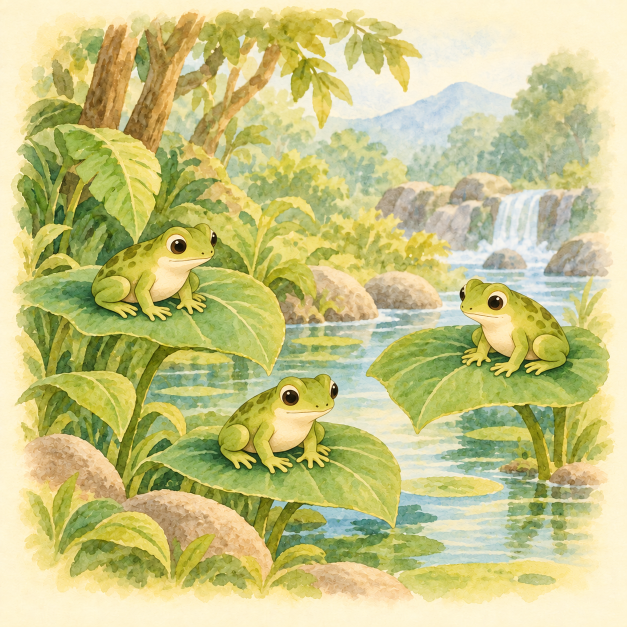
#> input picture art/generated/menu-covers/count.png, 1254 x 1254 px (shown at 1/2 size)
$ python -i image_exports.py   (imports and definitions only)
#> lines starting #> are read from the running program, lines starting #| are printed output that depends on the picture
#> in export_scaled_master, original is the input picture: PIL image 1254x1254 RGB; mean R, G, B 199.7, 197.4, 133
### tools/avif_codec.py
"""Shared, bounded AVIF encoder. libavif's avifenc is an export-time tool.

Opaque paintings use the reviewed q35 tier at their original dimensions.
Cut-outs and layers keep every alpha value exactly (lossless alpha plane) with
high-quality 4:4:4 color, far smaller than lossless AVIF. Jigsaw paintings use q60 4:4:4 so fine puzzle detail keeps its color.
Only explicitly exact
artwork uses identity-matrix 4:4:4 lossless. No premultiplication or resize.
"""
from functools import lru_cache
import os
from pathlib import Path
import subprocess
import tempfile

QUALITY = 35
CUTOUT_QUALITY = 70
SPEED = 6


def has_alpha(picture):
    return picture.mode in ('RGBA', 'LA') and picture.getchannel('A').getextrema()[0] < 255


# [4 lines left out: function encoder_version, not called in this run]


def save_avif(picture, destination, *, lossless=False, quality=QUALITY, exact=False,
              cutout_quality=CUTOUT_QUALITY, alpha_quality=100, subsampling='420'):
    """LOSSLESS on a transparent picture means exact alpha with q70 4:4:4 color;
    EXACT (or an opaque LOSSLESS picture) keeps every RGB and alpha value."""
    destination = Path(destination)
    cutout = lossless and not exact and has_alpha(picture)
    destination.parent.mkdir(parents=True, exist_ok=True)
    # Keep intermediate pixels beside the owned output, never in global /tmp.
    with tempfile.TemporaryDirectory(prefix='avif-', dir=destination.parent) as folder:
        source = Path(folder) / 'input.png'
        output = Path(folder) / 'output.avif'
        picture.save(source, 'PNG', **({'icc_profile': picture.info['icc_profile']}
                                    if picture.info.get('icc_profile') else {}))
        command = [os.environ.get('AVIFENC', 'avifenc'), '--jobs', '1', '--speed', str(SPEED),
                   '--depth', '8', '--range', 'full',
                   '--qalpha', str(alpha_quality if cutout else 100)]
        if cutout:
            command += ['--qcolor', str(cutout_quality), '--yuv', '444', '--cicp', '1/13/6']
        elif lossless or exact:
            command += ['--lossless', '--yuv', '444', '--cicp', '1/13/0']
        else:
            command += ['--qcolor', str(quality), '--yuv', subsampling, '--cicp', '1/13/6']
        subprocess.run(command + [str(source), str(output)], check=True,
                       stdout=subprocess.DEVNULL, stderr=subprocess.PIPE)
        output.replace(destination)


# [21 lines left out: functions _recorded_rows, save_shipped_cutout, not called in this run]

### tools/image_exports.py
"""Original-based AVIF exports; preserve dimensions and approved artwork."""
from dataclasses import dataclass
import hashlib
from pathlib import Path
import shutil
from PIL import Image, ImageOps, __version__
from avif_codec import save_avif, CUTOUT_QUALITY, QUALITY, SPEED, encoder_version

ROOT = Path(__file__).resolve().parents[1]
TITLE_BACKGROUND_QUALITY = QUALITY
PRESETS = {'title-background': QUALITY, 'book-page': QUALITY,
           'scene': QUALITY, 'book-preview': 50, 'puzzle': 60, 'icon': 60, 'cutout': None, 'exact': None}
# Jigsaw pieces are cut from the painting at runtime and small menu icons show
# every pixel; full chroma keeps their detail.
SUBSAMPLING = {'puzzle': '444', 'icon': '444'}

# Owner standard (2026-11-05): Lanczos-downscale each master to 75% of its
# size, then AVIF q35 -- about 30 KB per full scene at the approved tiger-page
# quality. Hosts draw every picture into its layout rectangle, so the smaller
# texture keeps its on-screen size. Transparent art uses 4:4:4 color and
# near-lossless alpha (q90) so edges stay clean.
SCALE = 0.75
SCALE_QUALITY = 35
SCALE_ALPHA_QUALITY = 90
SCALE_MIN = 512
# Drawn through pixel source rectangles (sprite sheets, window frame, sky
# occluder, jigsaw cells, paint pages), pixel-exact cursors and the Farm: keep pixels.
UNSCALED = ('assets/jungle/title/window-animation/', 'assets/jigsaw/', 'assets/dino-paint/',
            'assets/garden/')  # Farm geometry is traced in its painting pixels


# [4 lines left out: function scaled_role, not called in this run]


def runtime_size(size):
    return max(1, round(size[0] * SCALE)), max(1, round(size[1] * SCALE))


def save_scaled(master, destination):
    """Encode MASTER (a PIL image) under the 75% standard; returns its alpha flag."""
    picture = ImageOps.exif_transpose(master).convert('RGBA')
    alpha = picture.getchannel('A').getextrema()[0] < 255
#> alpha = False
    solid = picture.convert('RGB').getcolors(1)
#> solid = None
    picture = picture.resize(runtime_size(picture.size), Image.Resampling.LANCZOS)
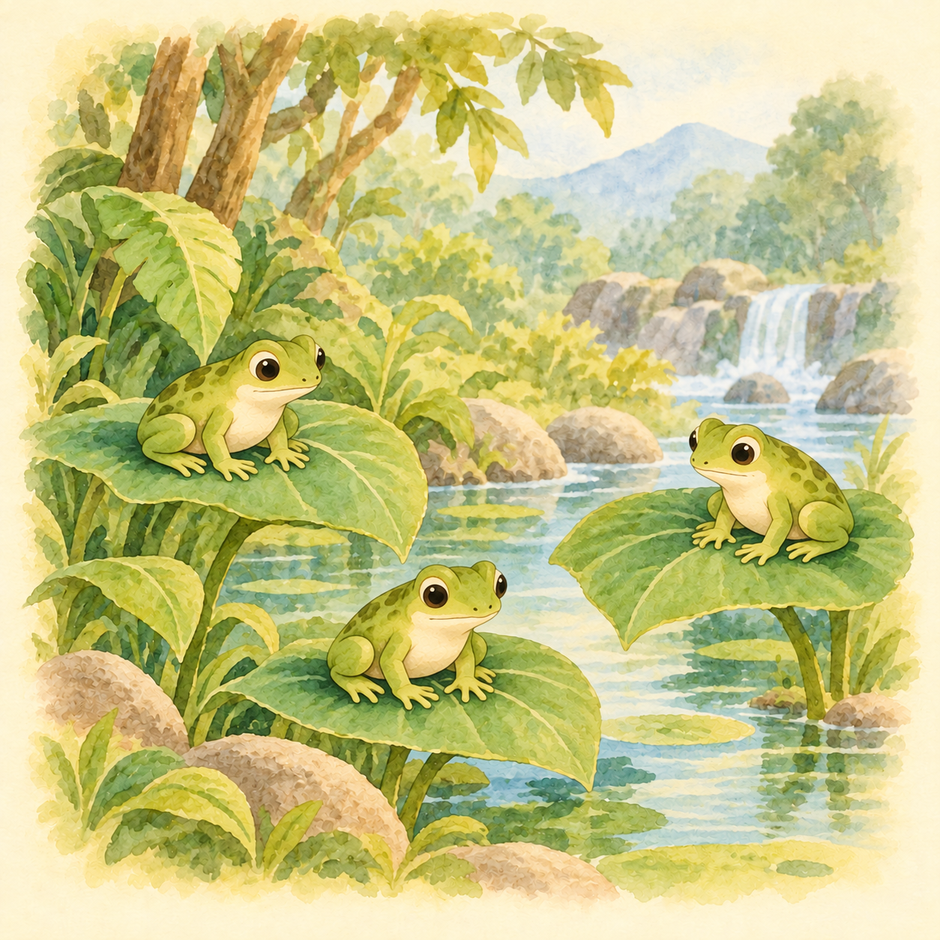
#> picture: PIL image 940x940 RGBA; mean R, G, B, A 199.7, 197.4, 133, 255
    if alpha and solid:
        # One-color glows: un-premultiplied Lanczos would add color noise in the
        # faint halo; keep the single color so only the alpha costs bytes.
        halo = picture.getchannel('A')
        picture = Image.new('RGBA', picture.size, solid[0][1] + (0,))
        picture.putalpha(halo)
    if alpha:
        save_avif(picture, destination, lossless=True, cutout_quality=SCALE_QUALITY,
                  alpha_quality=SCALE_ALPHA_QUALITY)
    else:
        save_avif(picture.convert('RGB'), destination, quality=SCALE_QUALITY)
#> in save_avif, `cutout = lossless and not exact and has_alpha(picture)`: cutout = False
#> in save_avif, `command = [os.environ.get('AVIFENC', 'avifenc'), '--jobs', '1', '--spe..`: command = ['avifenc', '--jobs', '1', '--speed', '6', '--depth', '8', '--range', 'full', '--qalpha', '100']
#> in save_avif, `command += ['--qcolor', str(quality), '--yuv', subsampling, '--cicp', ..`: command = ['avifenc', '--jobs', '1', '--speed', '6', '--depth', '8', '--range', 'full', '--qalpha', '100', '--qcolor', '35', '--yuv', '420', '--cicp', '1/13/6']
    return alpha


@dataclass(frozen=True)
class ImageExport:
    source: Path
    quality: int | None
    lossless: bool
    reused_source: bool


# [113 lines left out: functions optimize_new_image_exports, export_image, export_painted_image, trim_cutout, not called in this run]


def _sha(data):
    return hashlib.sha256(data).hexdigest()


def export_scaled_master(master, destination):
    """Ship a new private PNG master under the 75% standard and return the
    tools/canonical_avif.json row that tests/canonical_avif_test.py checks."""
    master, destination = Path(master), Path(destination)
    with Image.open(master) as original:
        original.load()
        alpha = save_scaled(original, destination)
#> alpha = False
        design = list(original.size)
#> design = [1254, 1254]
        source_rgba = original.convert('RGBA')
#> (the run stopped early here; a loop or call above may not have finished)

$ run again, on art/generated/menu-covers/abc-123.png
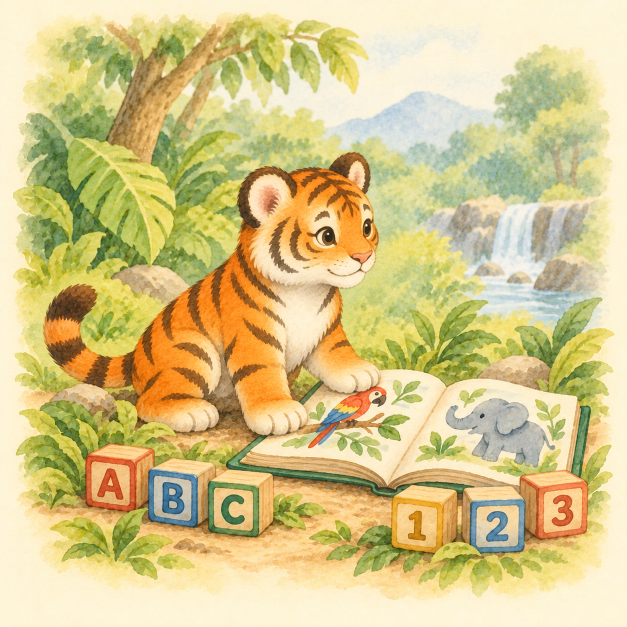
#> input picture art/generated/menu-covers/abc-123.png, 1254 x 1254 px (shown at 1/2 size)
#> in export_scaled_master, original is the input picture: PIL image 1254x1254 RGB; mean R, G, B 213.7, 198.2, 138.3
#> in save_scaled, `alpha = picture.getchannel('A').getextrema()[0] < 255`: alpha = False
#> solid = None
#> in save_scaled, `picture = picture.resize(runtime_size(picture.size), Image.Resampling...`:
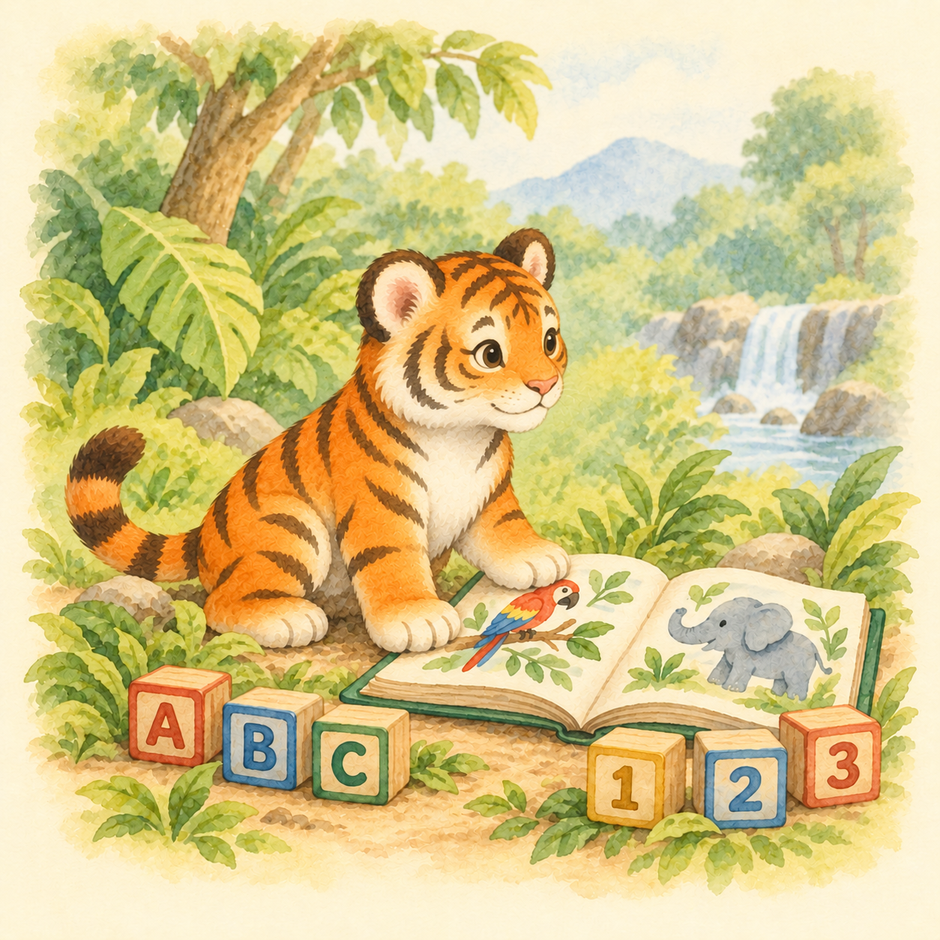
#> picture: PIL image 940x940 RGBA; mean R, G, B, A 213.7, 198.2, 138.3, 255
#> cutout = False
#> in save_avif, `command = [os.environ.get('AVIFENC', 'avifenc'), '--jobs', '1', '--spe..`: command = ['avifenc', '--jobs', '1', '--speed', '6', '--depth', '8', '--range', 'full', '--qalpha', '100']
#> in save_avif, `command += ['--qcolor', str(quality), '--yuv', subsampling, '--cicp', ..`: command = ['avifenc', '--jobs', '1', '--speed', '6', '--depth', '8', '--range', 'full', '--qalpha', '100', '--qcolor', '35', '--yuv', '420', '--cicp', '1/13/6']
#> in export_scaled_master, `alpha = save_scaled(original, destination)`: alpha = False

$ run again, on art/generated/menu-covers/book.png
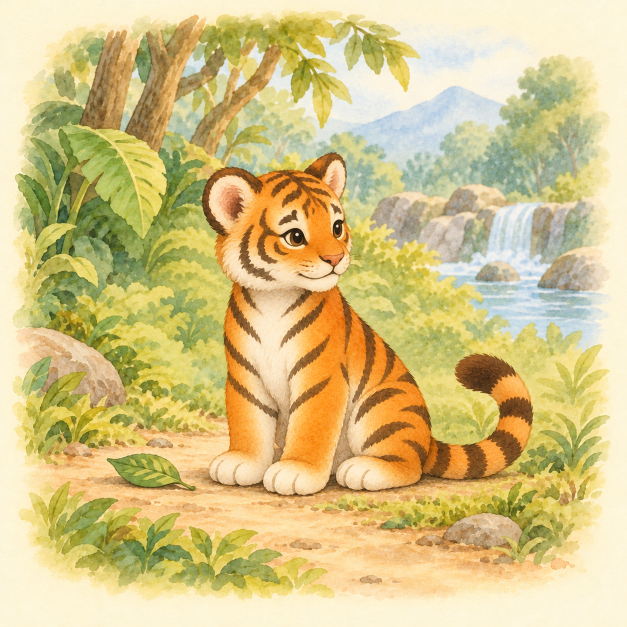
#> input picture art/generated/menu-covers/book.png, 1254 x 1254 px (shown at 1/2 size)
#> in export_scaled_master, original is the input picture: PIL image 1254x1254 RGB; mean R, G, B 213.2, 195.1, 134.7
#> in save_scaled, `alpha = picture.getchannel('A').getextrema()[0] < 255`: alpha = False
#> solid = None
#> in save_scaled, `picture = picture.resize(runtime_size(picture.size), Image.Resampling...`:
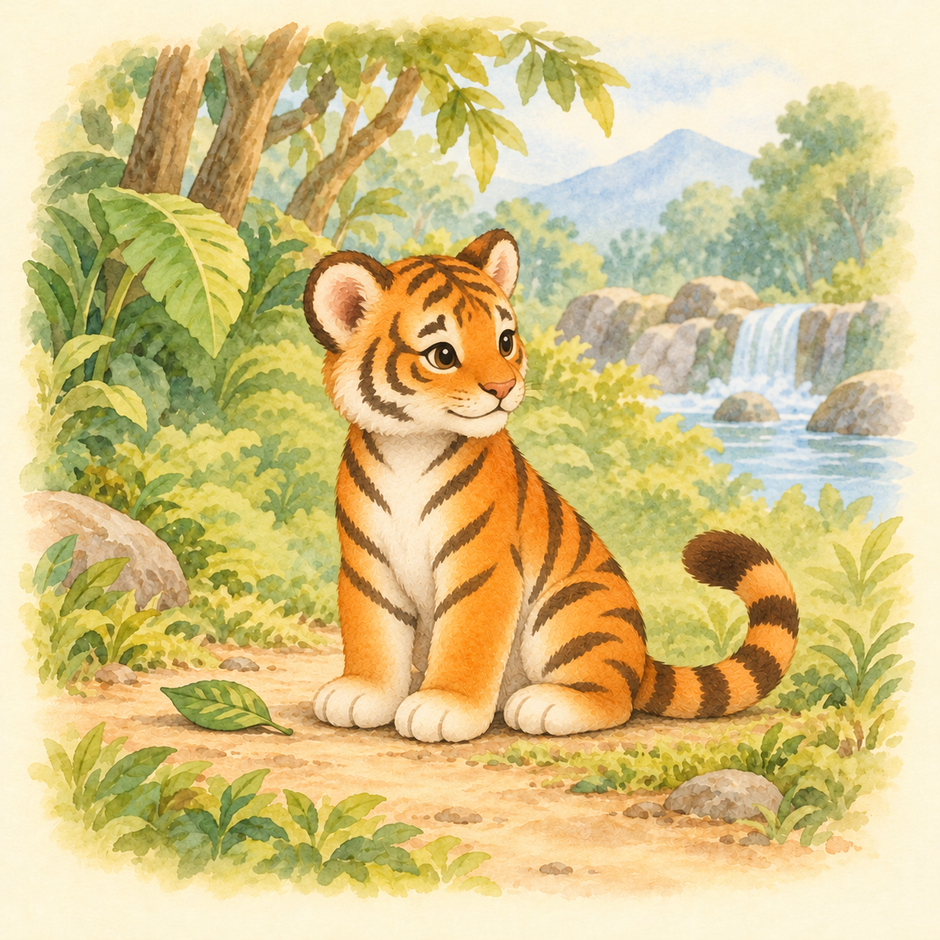
#> picture: PIL image 940x940 RGBA; mean R, G, B, A 213.2, 195.1, 134.7, 255
#> cutout = False
#> in save_avif, `command = [os.environ.get('AVIFENC', 'avifenc'), '--jobs', '1', '--spe..`: command = ['avifenc', '--jobs', '1', '--speed', '6', '--depth', '8', '--range', 'full', '--qalpha', '100']
#> in save_avif, `command += ['--qcolor', str(quality), '--yuv', subsampling, '--cicp', ..`: command = ['avifenc', '--jobs', '1', '--speed', '6', '--depth', '8', '--range', 'full', '--qalpha', '100', '--qcolor', '35', '--yuv', '420', '--cicp', '1/13/6']
#> in export_scaled_master, `alpha = save_scaled(original, destination)`: alpha = False

$ run again, on art/generated/menu-covers/paint.png
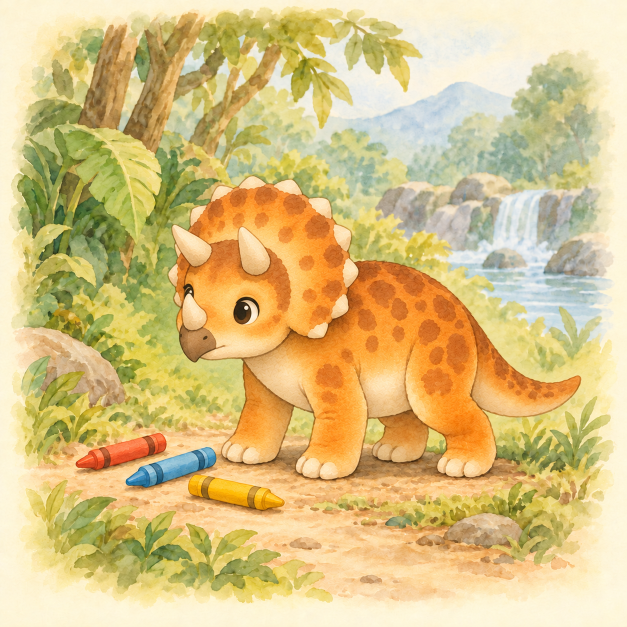
#> input picture art/generated/menu-covers/paint.png, 1254 x 1254 px (shown at 1/2 size)
#> in export_scaled_master, original is the input picture: PIL image 1254x1254 RGB; mean R, G, B 217.2, 193.3, 132
#> in save_scaled, `alpha = picture.getchannel('A').getextrema()[0] < 255`: alpha = False
#> solid = None
#> in save_scaled, `picture = picture.resize(runtime_size(picture.size), Image.Resampling...`:
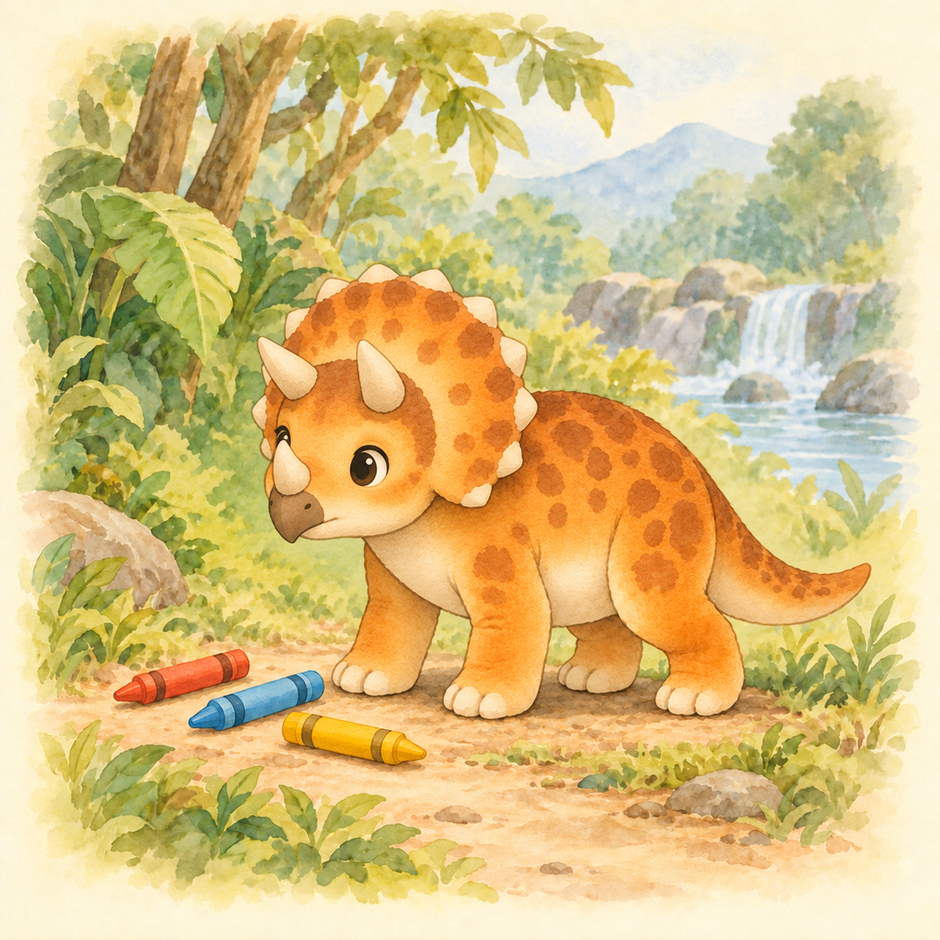
#> picture: PIL image 940x940 RGBA; mean R, G, B, A 217.2, 193.3, 132, 255
#> cutout = False
#> in save_avif, `command = [os.environ.get('AVIFENC', 'avifenc'), '--jobs', '1', '--spe..`: command = ['avifenc', '--jobs', '1', '--speed', '6', '--depth', '8', '--range', 'full', '--qalpha', '100']
#> in save_avif, `command += ['--qcolor', str(quality), '--yuv', subsampling, '--cicp', ..`: command = ['avifenc', '--jobs', '1', '--speed', '6', '--depth', '8', '--range', 'full', '--qalpha', '100', '--qcolor', '35', '--yuv', '420', '--cicp', '1/13/6']
#> in export_scaled_master, `alpha = save_scaled(original, destination)`: alpha = False
